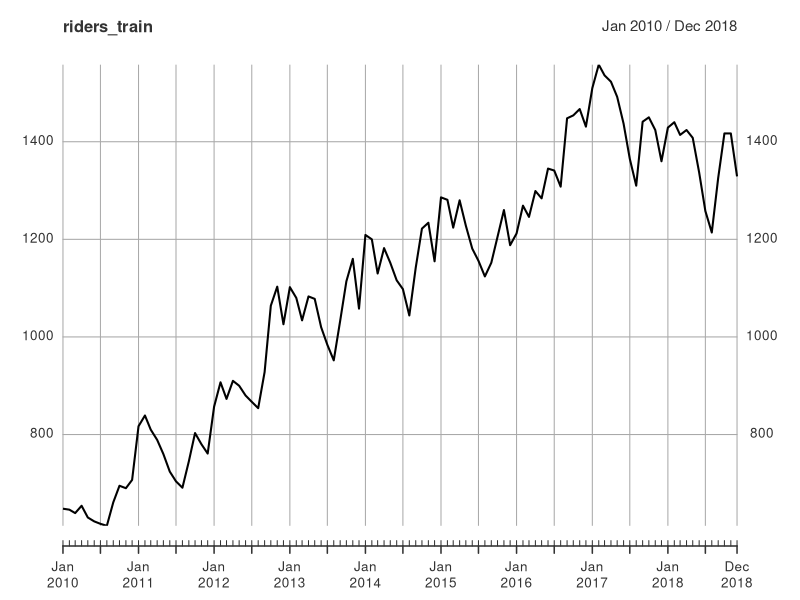
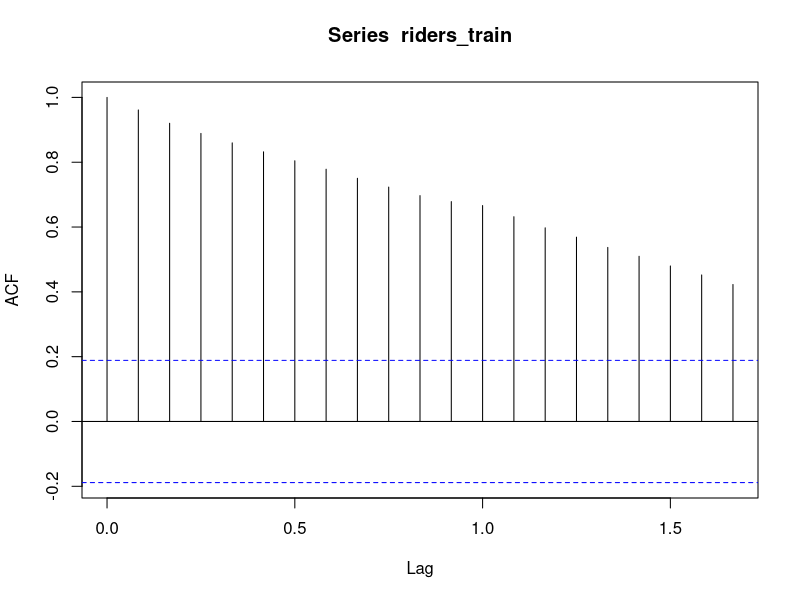
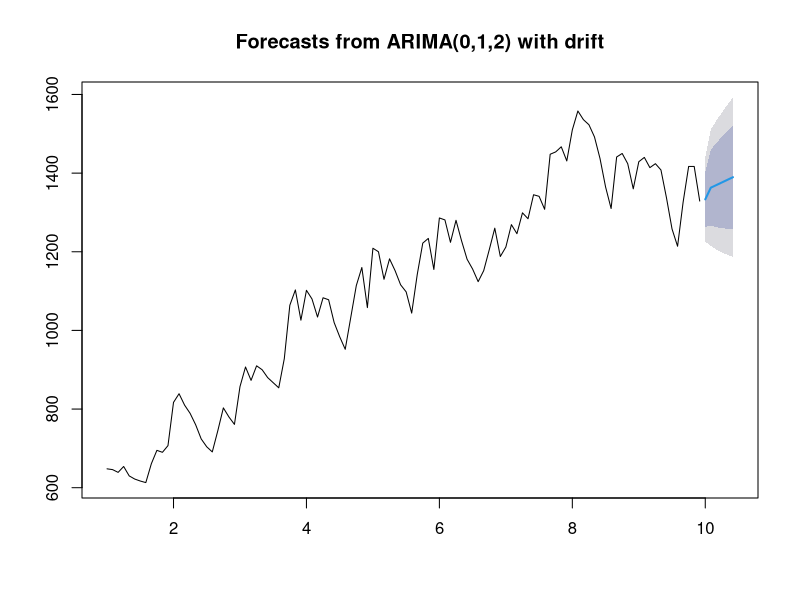
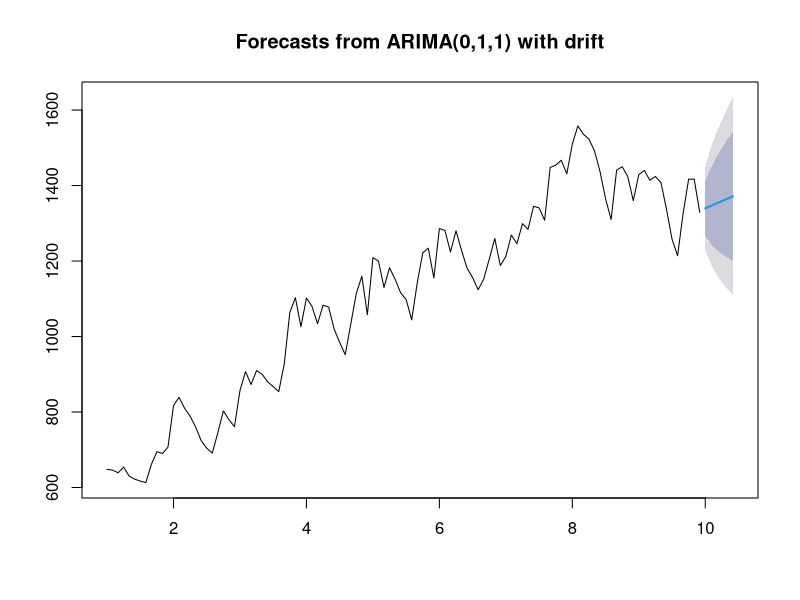
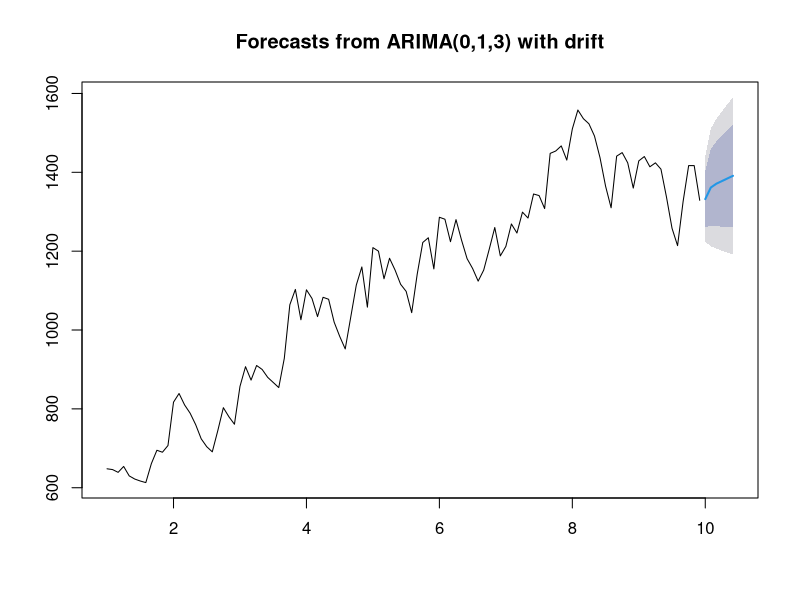
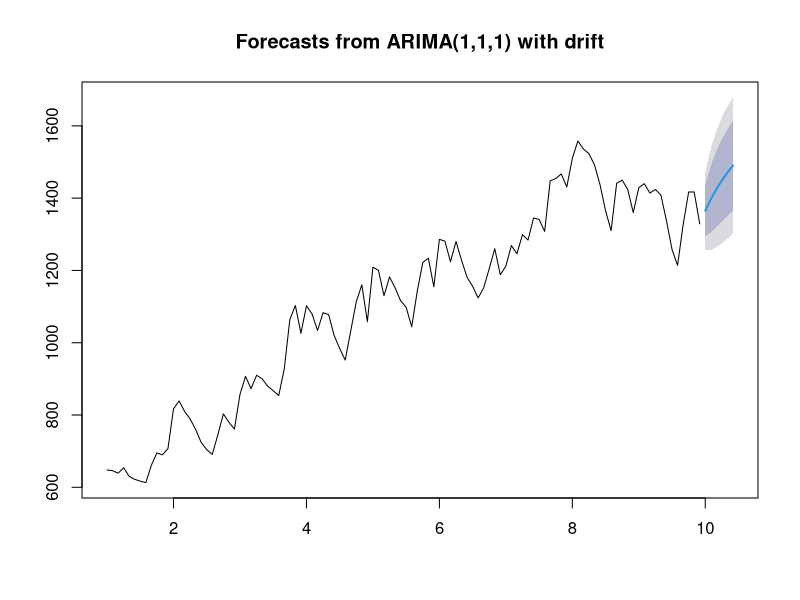

Write R code to recreate these figures, in order.
require(forecast)
require(xts)
require(tseries)

riders <- read.csv("average-monthly-ridership.csv")

# use xts to divide data into train and test
riders["yearmon"] <- as.yearmon(riders$Month)
riders_xts <- xts(riders$average.monthly.bus.ridership.in.100, riders$yearmon)
riders_train <- window(riders_xts, end = as.yearmon("2018-12"))
riders_actual <- window(riders_xts, start=as.yearmon("2019-01"))

# EDA - data plot demonstrates it is non-stationary given the upward drift (aka non-deterministic trend)
# acf confirms - long drawn decay not immediate
plot(riders_train)
acf(riders_train)

# and the quantitative tests confirm non-stationarity
adf.test(riders_train)
kpss.test(riders_train)

num_of_months_forecast = 6
# baseline model using auto.arima with no seasonality
model1 <- auto.arima(riders_train, seasonal = FALSE)
summary(model1)
# d = 1, i.e. first different which is the correct way to convert drift TS to stationary TS

riders_est1 <- forecast(model1, num_of_months_forecast)
plot(riders_est1)
accuracy(riders_est1$mean, riders_actual[1:num_of_months_forecast])

# solution is expected to use Arima() and develop 2 additional model with diff orders
# given auto.arima model is (0,1,2), this solution tries 3 additional models
# with orders (0,1,1), (0,1,3) and (1,1,1) and no seasonality
model2 <- Arima(as.ts(riders_train), include.drift = TRUE, order = c(0,1,1))
summary(model2)
riders_est2 <- forecast(model2, num_of_months_forecast)
plot(riders_est2)
accuracy(riders_est2$mean, riders_actual[1:num_of_months_forecast])

model3 <- Arima(as.ts(riders_train), include.drift = TRUE, order = c(0,1,3))
summary(model3)
riders_est3 <- forecast(model3, num_of_months_forecast)
plot(riders_est3)
accuracy(riders_est3$mean, riders_actual[1:num_of_months_forecast])

model4 <- Arima(as.ts(riders_train), include.drift = TRUE, order = c(1,1,1))
summary(model4)
riders_est4 <- forecast(model4, num_of_months_forecast)
plot(riders_est4)
accuracy(riders_est4$mean, riders_actual[1:num_of_months_forecast])

# note model1 has the lowest RMSE for the 1969 test data
# and model3 has the lowest ACF1 for training data (autocorrelation of errors at lag1)

